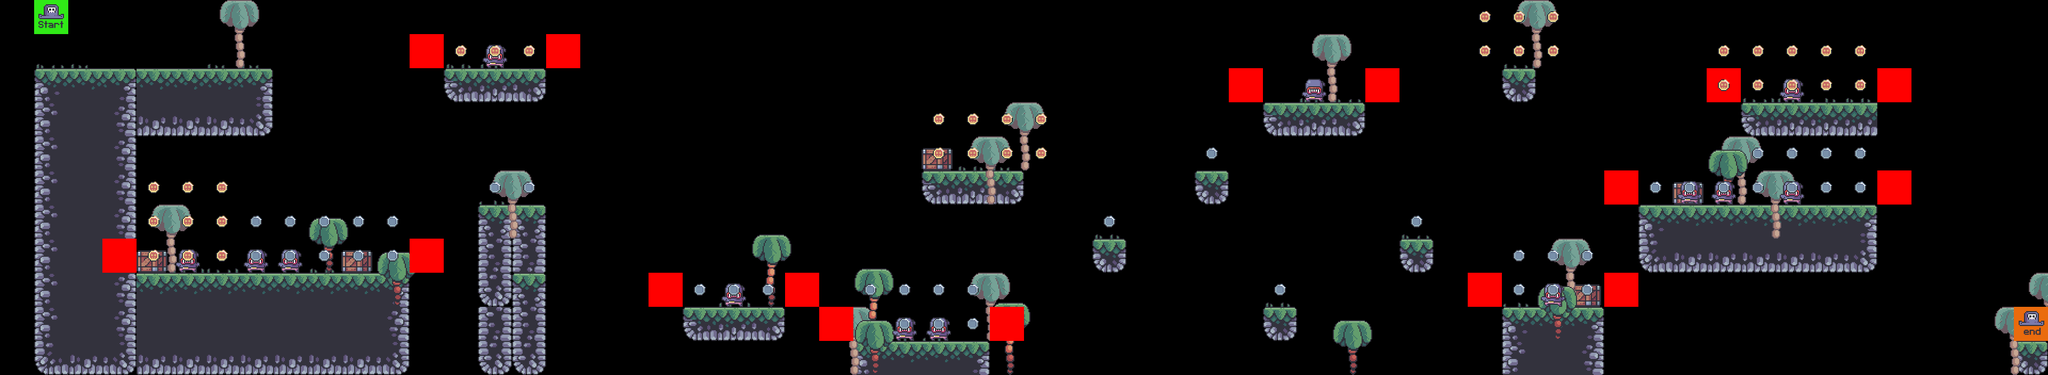

Below is a game level as drawn by its tile map, then a one-line description and the .tmx that defines it (tile-layer data replaced by summaries):
An orthogonal 60x11 tile map with 64x64 px tiles, 9 tile layers (terrain, grass, crates, bg_palms, ...), 7 tilesets.

<map version="1.5" tiledversion="1.7.2" orientation="orthogonal" renderorder="right-down" width="60" height="11" tilewidth="64" tileheight="64" infinite="0" nextlayerid="10" nextobjectid="1">
 <editorsettings>
  <export target="../4/level_4.csv" format="csv" />
 </editorsettings>
 <tileset firstgid="1" source="../tile_sets/terrain_tiles.tsx" />
 <tileset firstgid="17" source="../tile_sets/crates.tsx" />
 <tileset firstgid="18" source="../tile_sets/palms.tsx" />
 <tileset firstgid="21" source="../tile_sets/enemy _tiles.tsx" />
 <tileset firstgid="23" source="../tile_sets/coin_tiles.tsx" />
 <tileset firstgid="25" source="../tile_sets/player_tiles.tsx" />
 <tileset firstgid="27" source="../tile_sets/grass_tiles.tsx" />
 <layer id="1" name="terrain" width="60" height="11">
  <data>[660 cells, 115 non-empty, 16 distinct tile ids]</data>
 </layer>
 <layer id="2" name="grass" width="60" height="11">
  <data>[660 cells, 32 non-empty, 5 distinct tile ids]</data>
 </layer>
 <layer id="3" name="crates" width="60" height="11">
  <data>[660 cells, 5 non-empty, 1 distinct tile ids]</data>
 </layer>
 <layer id="4" name="bg_palms" width="60" height="11">
  <data>[660 cells, 14 non-empty, 1 distinct tile ids]</data>
 </layer>
 <layer id="5" name="fg_palms" width="60" height="11">
  <data>[660 cells, 9 non-empty, 2 distinct tile ids]</data>
 </layer>
 <layer id="6" name="constraints" width="60" height="11">
  <data>[660 cells, 16 non-empty, 1 distinct tile ids]</data>
 </layer>
 <layer id="7" name="enemies" width="60" height="11">
  <data>[660 cells, 13 non-empty, 1 distinct tile ids]</data>
 </layer>
 <layer id="8" name="coins" width="60" height="11">
  <data>[660 cells, 79 non-empty, 2 distinct tile ids]</data>
 </layer>
 <layer id="9" name="player" width="60" height="11">
  <data>[660 cells, 2 non-empty, 2 distinct tile ids]</data>
 </layer>
</map>
